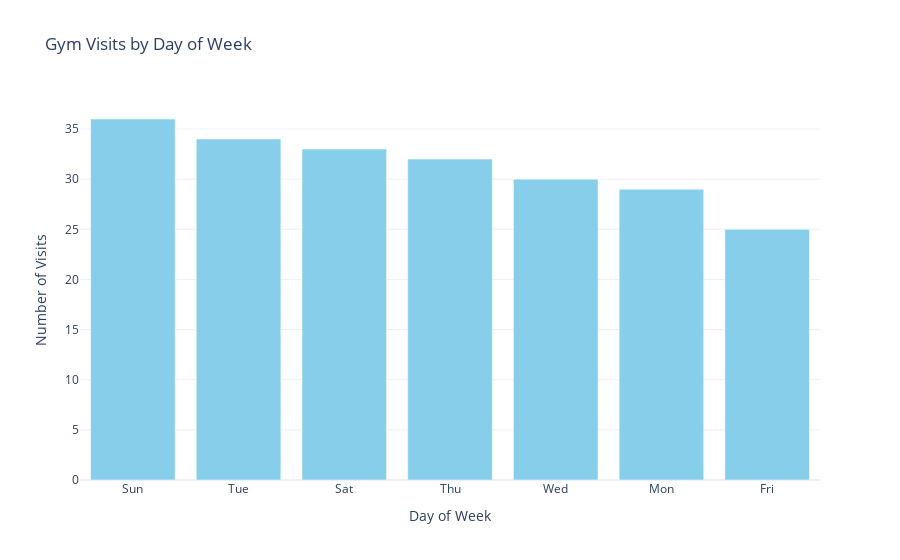

Source (notebook cell):
### Markdown cell above
### Count of Days Attendance

### Code cell
# Define the order of weekdays
week_days = ['Mon', 'Tue', 'Wed', 'Thu', 'Fri', 'Sat', 'Sun']

# Initialize a dictionary to store visit counts, setting all values to 0
d = {day: 0 for day in week_days}  

# Function to count occurrences of each day in 'days_per_week'
def count_days(txt):
    for day in week_days:
        if day in txt:  # Check if the day exists in the entry
            d[day] += 1

# Iterate through the dataset and update visit counts
for t in df['days_per_week'].values:
    count_days(t)

# Sort days by visit count in descending order
sorted_day_count = dict(sorted(d.items(), key=lambda item: item[1], reverse=True))

# Create a bar chart using Plotly
fig = go.Figure(data=[go.Bar(
    x=list(sorted_day_count.keys()),  # Days of the week
    y=list(sorted_day_count.values()),  # Corresponding visit counts
    marker_color='skyblue'  # Set bar color
)])

# Customize layout
fig.update_layout(
    title='Gym Visits by Day of Week',  # Chart title
    xaxis_title='Day of Week',  # X-axis label
    yaxis_title='Number of Visits',  # Y-axis label
    template='plotly_white'  # Use a clean theme
)

# Display the plot
iplot(fig)

# Save the chart as an interactive HTML file
fig.write_html("../lower_than_15/vis_15/Gym_Visits_by_Day_of_Week.html")

### Figure 1 — Plotly figure (JSON) as saved in the notebook; plotly's stock layout.template omitted (floating-point values rounded to 4 significant figures)
{"data": [{"marker": {"color": "skyblue"}, "type": "bar", "x": ["Sun", "Tue", "Sat", "Thu", "Wed", "Mon", "Fri"], "y": [36, 34, 33, 32, 30, 29, 25]}], "layout": {"title": {"text": "Gym Visits by Day of Week"}, "xaxis": {"title": {"text": "Day of Week"}}, "yaxis": {"title": {"text": "Number of Visits"}}}}
